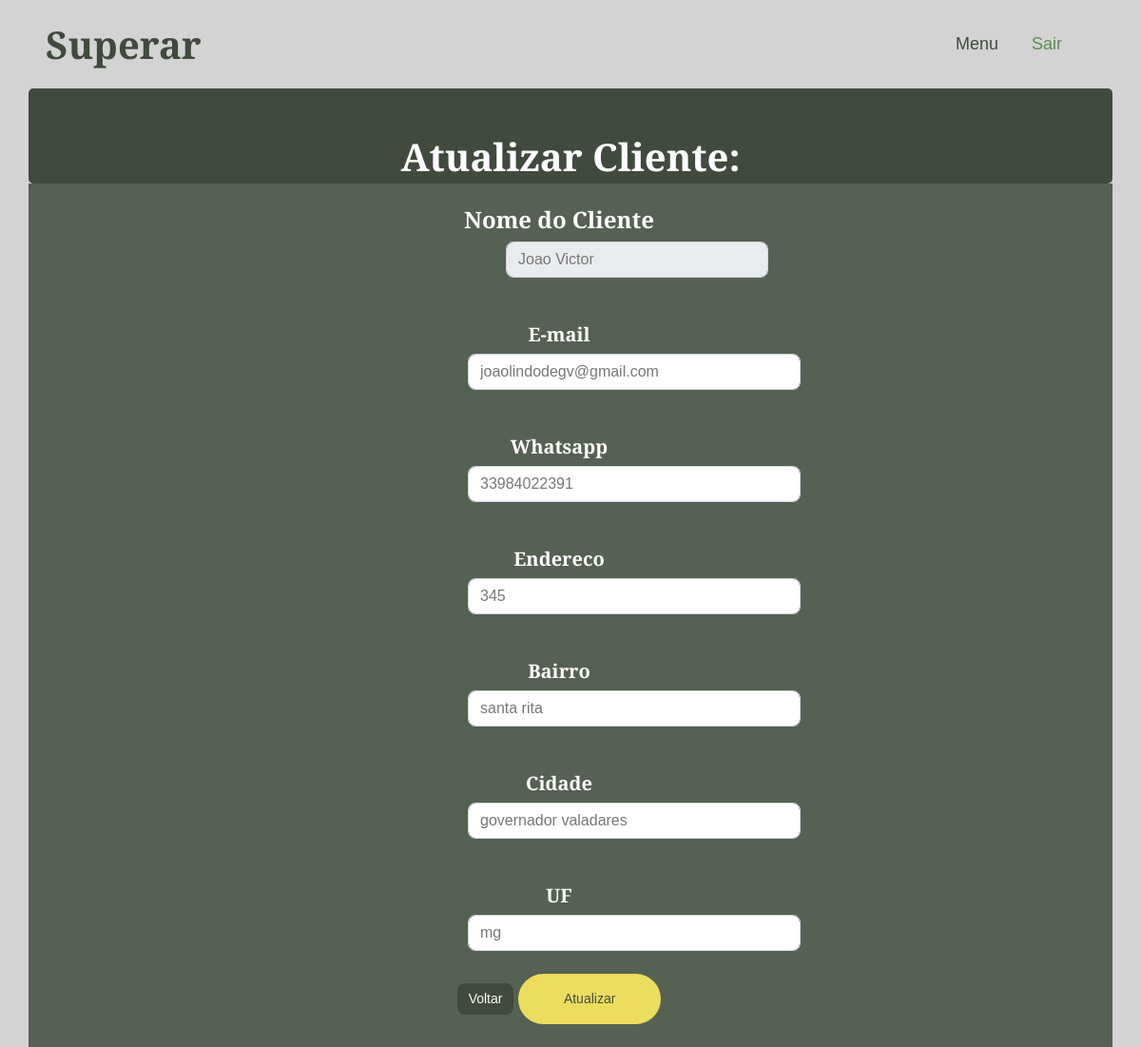
/cliupdate.php?updateid=1 (signed in), run on the app's committed database.
### tables this page shows
CREATE TABLE `cliente` (
  `id` int(11) NOT NULL,
  `nome` varchar(100) NOT NULL,
  `email` varchar(100) NOT NULL,
  `whatsapp` varchar(12) NOT NULL,
  `endereco` varchar(4) NOT NULL,
  `bairro` varchar(50) NOT NULL,
  `cidade` varchar(50) NOT NULL,
  `uf` varchar(2) NOT NULL
);

### cliupdate.php (the view, shortened to what this page needs)
<?php
include('connect.php');
$id = $_GET['updateid'];
$sql = 'select * from cliente where id =' . $id;
$result = mysqli_query($con, $sql);
$row = mysqli_fetch_assoc($result);
$email = $row['email'];
$whatsapp = $row['whatsapp'];
$endereco = $row['endereco'];
$bairro = $row['bairro'];
$cidade = $row['cidade'];
$uf = $row['uf'];
?>
<!DOCTYPE html>
<html lang="pt-BR">
<head>
    <link href="https://cdnjs.cloudflare.com/ajax/libs/font-awesome/5.10.0/css/all.min.css" rel="stylesheet">
    <link href="https://cdn.jsdelivr.net/npm/bootstrap-icons@1.4.1/font/bootstrap-icons.css" rel="stylesheet">
    <link href="lib/animate/animate.min.css" rel="stylesheet">
    <link href="lib/owlcarousel/assets/owl.carousel.min.css" rel="stylesheet">
    <link href="lib/lightbox/css/lightbox.min.css" rel="stylesheet">
    <link href="css/bootstrap.min.css" rel="stylesheet">
    <link href="css/style.css" rel="stylesheet">
</head>
<body>
    <nav class="navbar navbar-expand-lg  navbar-light sticky-top px-4 px-lg-5">
        <h1 class="m-0">Superar</h1>
        <div class="collapse navbar-collapse" id="navbarCollapse">
            <div class="navbar-nav ms-auto p-4 p-lg-0">
                <a href="menu.php" class="nav-item nav-link">Menu</a>
                <a href="logout.php" class="nav-item nav-link active">Sair</a>
            </div>
        </div>
    </nav>
    <div class="text-center mx-auto wow fadeInUp" data-wow-delay="0.1s">
        <div class="container" style="background-color: #404A3D; width: 2000px; height: 100px; border-radius: 5px;">
            <div class="container text-center py-5" style="height: 100px; color: black;">
                <h2 style="color: rgb(255, 255, 255); font-size: 2.5rem;">Atualizar Cliente:</h2>
            </div>
        </div>
        <div class="container" style="background-color: #556152;">
            <form method="post" >
                <br>
                <div class="row" style="background-color: #556152;">
                    <div class="row">
                        <div class="col-12">
                                    <h4 for="text" style="color:white;">Nome do Cliente</h4>
                        </div>
                        <div class="col-9" style="width: 300px; margin-left: 490px;">
                                <?php
                                            $sqll = 'select * from cliente order by id';
                                            $result = mysqli_query($con, $sqll);
                                            if ($result) {
                                                echo '<select
                                                    name="cliente" class="form-control">';
                                                while ($row = mysqli_fetch_assoc($result)) {
                                                    echo '<option value="' . $row['id'] . '">' .
                                                        $row['nome'] . '</option>';
                                                }
                                                echo '</select>';
                                            }
                                    ?>
                        </div>
                    </div>
                    <div class="row">
                        <div class="col-12"> <br><br>
                            <div class="form-floating" style="margin-left: 0px;">
                                <h5 style="color: white;">E-mail</h5>
                            </div>
                        </div>
                        <div class="col" style="margin-left: 450px;">
                            <input type="enail" class="form-control" name="email" id="email" value="<?php echo $email; ?>" required style="width: 350px;">
                        </div>
                    </div>
                    <div class="row">
                        <div class="col-12"> <br><br>
                            <div class="form-floating" style="margin-left: 0px;">
                                <h5 style="color: white;">Whatsapp</h5>
                            </div>
                        </div>
                        <div class="col" style="margin-left: 450px;">
                            <input type="text" class="form-control" name="whatsapp" id="whatsapp" value="<?php echo $whatsapp; ?>" required style="width: 350px;">
                        </div>
                    </div>
                    <div class="row">
                        <div class="col-12"> <br><br>
                            <div class="form-floating" style="margin-left: 0px;">
                                <h5 style="color: white;">Endereco</h5>
                            </div>
                        </div>
                        <div class="col" style="margin-left: 450px;">
                            <input type="text" class="form-control" name="endereco" id="endereco" value="<?php echo $endereco; ?>" required style="width: 350px;">
                        </div>
                    </div>
                    <div class="row">
                        <div class="col-12"> <br><br>
                            <div class="form-floating" style="margin-left: 0px;">
                                <h5 style="color: white;">Bairro</h5>
                            </div>
                        </div>
                        <div class="col" style="margin-left: 450px;">
                            <input type="text" class="form-control" name="bairro" id="bairro" value="<?php echo $bairro; ?>" required style="width: 350px;">
                        </div>
                    </div>
                    <div class="row">
                        <div class="col-12"> <br><br>
                            <div class="form-floating" style="margin-left: 0px;">
                                <h5 style="color: white;">Cidade</h5>
                            </div>
                        </div>
                        <div class="col" style="margin-left: 450px;">
                            <input type="text" class="form-control" name="cidade" id="cidade" value="<?php echo $cidade; ?>" required style="width: 350px;">
                        </div>
                    </div>
                    <div class="row">
                        <div class="col-12"> <br><br>
                            <div class="form-floating" style="margin-left: 0px;">
                                <h5 style="color: white;">UF</h5>
                            </div>
                        </div>
                        <div class="col" style="margin-left: 450px;">
                            <input type="text" class="form-control" name="uf" id="uf" value="<?php echo $uf; ?>" required style="width: 350px;">
                        </div>
                    </div>
                    <div class="row">
                        <div class="col">
                        <br>
                        <?php
                            echo
                                '<a href="cliselect.php" class="btn btn-dark">Voltar</a>';
                            ?>
                            <button class="btn btn-secondary rounded-pill py-3 px-5" type="submit" name="submit">Atualizar</button>
                        </div>
                    </div>
                </div>
                <br>
            </form>
        </div>
    </div>
</body>
</html>

### css/style.css (style rules this page uses)
:root { --primary: #5B8C51; --secondary: #EDDD5E; --light: #F7F7F7; --dark: #404A3D; }
body { margin: 0; font-family: Poppins, sans-serif; background-color: #D3D3D3; }
.btn { transition: .5s; font-weight: 500; }
.btn-secondary, .btn-outline-secondary:hover { color: var(--dark); }
.navbar.sticky-top { top: -100px; transition: .5s; }
.navbar .navbar-nav .nav-link { margin-right: 35px; padding: 25px 0; color: var(--dark); font-size: 18px; font-weight: 500; outline: none; }
.navbar .navbar-nav .nav-link:hover, .navbar .navbar-nav .nav-link.active { color: var(--primary); }

### cliupdate.php (style rules this page uses)
.btn { padding: 6px 12px; border-radius: 8px; border: none; cursor: pointer; font-size: 14px; font-weight: 500; transition: 0.2s; }

### data on the page
cliente: email "joaolindodegv@gmail.com", whatsapp "33984022391", endereco "345", bairro "santa rita", cidade "governador valadares", uf "mg"

### other printed values
form field cliente "Joao Victor"
